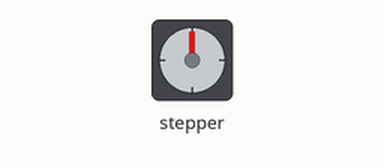
Recording of a sketch running on a simulated Arduino Uno, built with avr-gcc and run on an emulated ATmega328P. Parts: stepper motor. Wiring (inferred from the names in the program): stepper motor driver (200 steps per turn assumed): step pin 2; direction pin 3.

Above: at 0.05 s.
At 0.4 s:
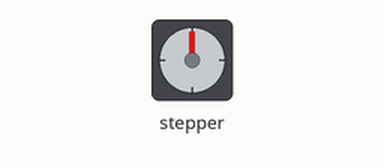
At 1.45 s:
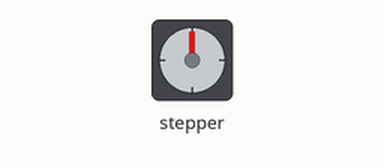
At 2.75 s:
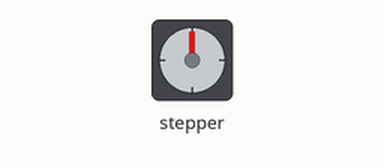
Timing chart, 0 to 6.4 s (numbered marks = the images above):
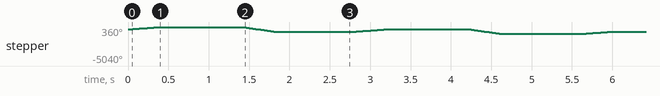

The sketch:

Stepper.ino
```cpp
/*     Simple Stepper Motor Control Exaple Code
 *
 *  by Dejan Nedelkovski, www.HowToMechatronics.com
 *
 */
// defines pins numbers
const int stepPin = 2;
const int dirPin = 3;
 const int stepPin1 = 4;
const int dirPin1 = 5;

void setup() {
  // Sets the two pins as Outputs
  pinMode(stepPin,OUTPUT);
  pinMode(dirPin,OUTPUT);
}
void loop() {
  digitalWrite(dirPin,HIGH); // Enables the motor to move in a particular direction
  digitalWrite(dirPin1,HIGH);
  // Makes 200 pulses for making one full cycle rotation
  for(int x = 0; x < 200;x++) {
    digitalWrite(stepPin,HIGH);
    digitalWrite(stepPin1,HIGH);
    delayMicroseconds(1000);
    digitalWrite(stepPin,LOW);
    digitalWrite(stepPin1,LOW);
    delayMicroseconds(1000);

  }


  delay(1000); // One second delay

  digitalWrite(dirPin,LOW); //Changes the rotations direction
  digitalWrite(dirPin1,LOW);
  // Makes 400 pulses for making two full cycle rotation
  for(int x = 0; x < 400; x++) {
    digitalWrite(stepPin,HIGH);
    digitalWrite(stepPin1,HIGH);
    delayMicroseconds(500);
    digitalWrite(stepPin,LOW);
    digitalWrite(stepPin1,LOW);
    delayMicroseconds(500);
  }
  delay(1000);
}
```

Measured:
- by itself, stepper: turns 360° clockwise in 0.38 s, then 720° counter-clockwise in 0.41 s, repeating every 2.8 s
